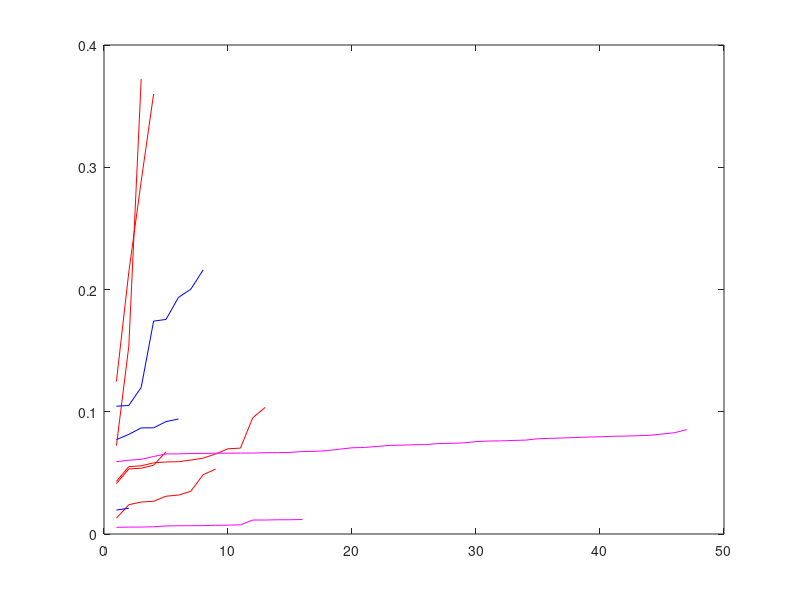

Write the MATLAB code that produced this figure.
% 

% NON-EQUAL SSD

% distinct correct:
values0 = [0.12476976224789706,0.21418799108755165,0.28866855218937565,0.359940755388631];
values1 = [0.041234843461862604,0.05324280287736597,0.05382548442387504,0.05624124158196577,0.0672799187095454];
values2 = [0.01289990777098798,0.023952222487873962,0.02615988383992659,0.02677471761752278,0.03091548136743542,0.0318114351474845,0.034939548306653884,0.04858004361835344,0.05302152962770457];
values3 = [0.07222761010921351,0.15357560196248685,0.3721385233282235];



% distinct correct:
valuesA = [0.04299812298799202,0.05514046986190606,0.05578324024957601,0.058209648471400276,0.05894770062491766,0.05911326504650757,0.060482750024456175,0.062082986691816486,0.06545127132456388,0.06972127033449484,0.070252874365575,0.09515926404526266,0.10353289167453397];
% distinct incorrect:
valuesB = [0.07721757707808408,0.08147973836981626,0.08680083768811933,0.08684962383563337,0.09193552583563076,0.09405905276900339];


% indistinct correct:
valuesC = [0.005467202160260057,0.005618615405028864,0.005691635105882894,0.005894421383485965,0.006604324592667603,0.006731883064193236,0.006778650237209251,0.006885435085904124,0.007096944874157251,0.007252474611382187,0.007507317467414375,0.011420179331949578,0.011437137586709238,0.011632931997918464,0.011663088392476149,0.011850158869041102];
% indistinct wrong:
valuesD = [0.01956966134267812,0.021080878022612055];



% noise correct:
valuesE = [0.05912421592844335,0.06036903953103208,0.06108546635150734,0.06340485099410971,0.06548401497404964,0.06553039055219954,0.06584046116056073,0.06593633794005745,0.06605759548866555,0.06613385985561021,0.06618709318831505,0.06622839162203377,0.06651513056825963,0.06652959441951853,0.06676225108214796,0.06745429528305547,0.06760711736476438,0.068242091464582,0.06939416785120961,0.07051715457987343,0.07079169069433136,0.07162257383660031,0.07246093318398238,0.0726842985394885,0.07301248282888298,0.07317004851543929,0.07405127708859262,0.07419716075898537,0.07451008673576061,0.07556077075562481,0.07606534118036624,0.07617908690080007,0.07652020354428768,0.07681119610689821,0.07789274213758568,0.07826510634666414,0.07853169568164228,0.07894927285130195,0.07927733388014602,0.0795447367446835,0.07993820229764947,0.08010498596399877,0.08037671980164147,0.08073066716034612,0.08177678435556471,0.08282388893130066,0.08538250459888753];
% noise wrong:
valuesF = [0.10454517901775978,0.10515971062349087,0.11994344684511633,0.17412890113164506,0.17552332703549173,0.19349029799246648,0.2002341960181176,0.21604615184525067];




hold off;
plot( valuesA, 'r-' );
hold on;
plot( values0, 'r-' );
plot( values1, 'r-' );
plot( values2, 'r-' );
plot( values3, 'r-' );

plot( valuesC, 'm-' );
plot( valuesE, 'm-' );

plot( valuesB, 'b-' );
plot( valuesD, 'b-' );
plot( valuesF, 'b-' );
